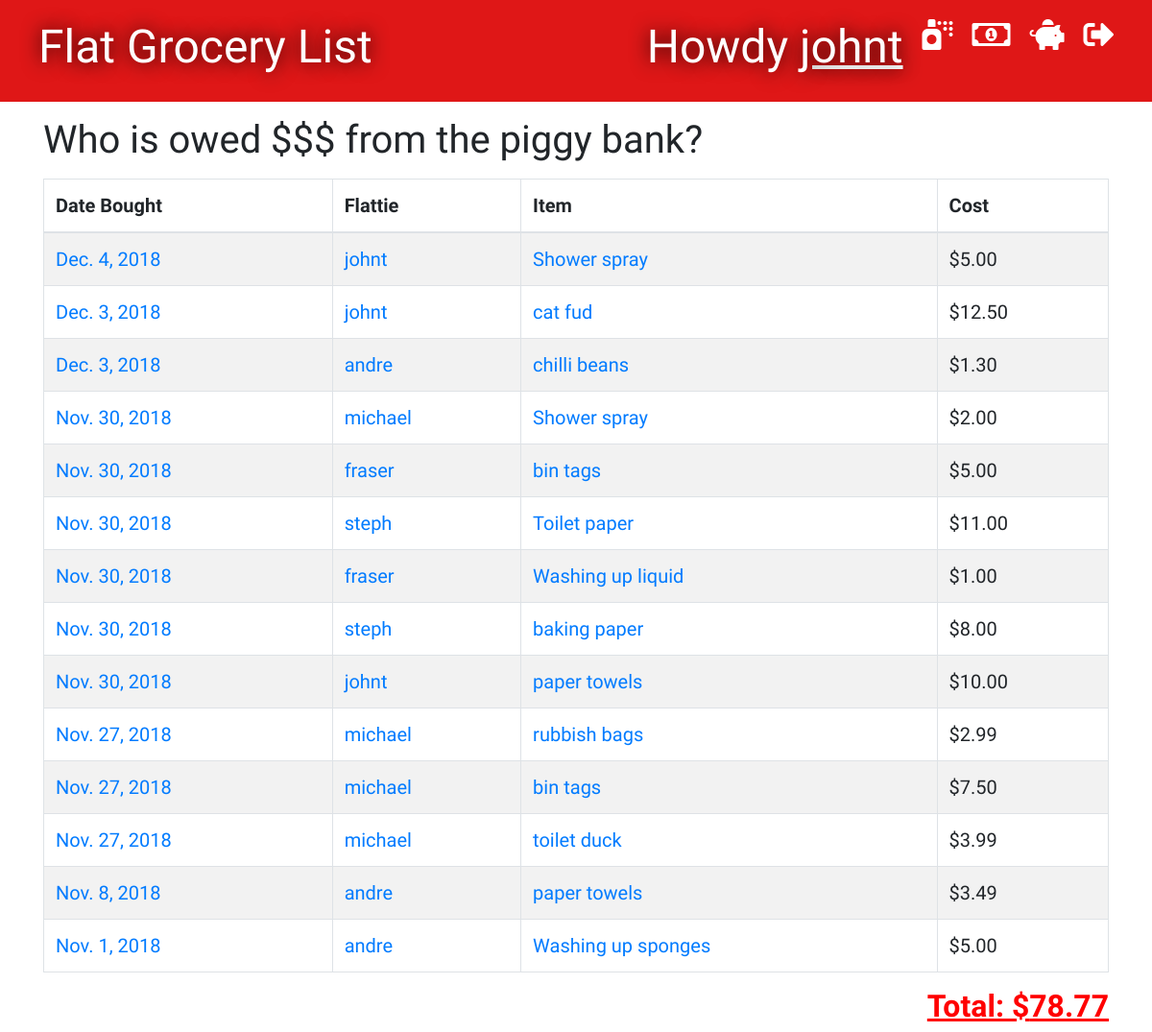
The app's page / (signed in) with its own data.
### groceries/models.py (models this page shows, shortened)
class Grocery(models.Model):
    person = models.ForeignKey('auth.User', on_delete=models.CASCADE)
    item = models.CharField(max_length=100)
    cost = models.DecimalField(max_digits=8, decimal_places=2)
    bought_date = models.DateField(default=timezone.now)
    paid_date = models.DateField(blank=True, null=True)

### groceries/views.py (the view)
# urls.py: path('', views.grocery_list, name='grocery_list'),
@ login_required
def grocery_list(request):
    groceries = Grocery.objects.filter(bought_date__lte=timezone.now()).filter(paid_date__isnull=True).order_by('-bought_date')
    total = 0
    for grocery in groceries:
        total += grocery.cost
    stuff_for_front_end = {'groceries': groceries, 'total': total}
    return render(request, 'groceries/groceries_list.html', stuff_for_front_end)

### groceries/templates/groceries/groceries_list.html (shortened to what this page needs)
{% extends 'groceries/base.html' %}
{% block content %}
    {% if user.is_authenticated %}
        <h1>Who is owed $$$ from the piggy bank?</h1>
        <table id="tablePreview" class="table table-striped table-hover table-bordered">
            <thead>
            <tr>
                <th>Date Bought</th>
                <th>Flattie</th>
                <th>Item</th>
                <th>Cost</th>
            </tr>
            </thead>
            <tbody>
                {% for grocery in groceries %}
                    <tr>
                        <td><a href="{% url 'bought_date_list' bought_date=grocery.bought_date %}">{{ grocery.bought_date }}</a></td>
                        <td><a href="{% url 'purchaser_list' person_id=grocery.person_id %}">{{ grocery.person }}</a></td>
                        <td><a href="{% url 'edit_item' pk=grocery.pk %}">{{ grocery.item }}</a></td>
                        <td>${{ grocery.cost }}</td>
                    </tr>
                {% endfor %}
            </tbody>
        </table>
        <div>
            <h2 style="float:right"><u>Total: ${{ total }}</u></h2>
        </div>
    {% endif %}
{% endblock %}

### groceries/templates/groceries/base.html (shortened to what this page needs)
{% load staticfiles %}
<!DOCTYPE html>
<html lang="en">
<head>
    <link rel="stylesheet" href="https://stackpath.bootstrapcdn.com/bootstrap/4.1.3/css/bootstrap.min.css">
    <link rel="stylesheet" href="{% static 'css/groceries.css' %}">
    <link rel="stylesheet" href="https://use.fontawesome.com/releases/v5.5.0/css/all.css"
>
</head>
<body>
<div class="page-header">
    {% if user.is_authenticated %}
        <a href="{% url 'logout' %}" class="top-menu"><i class="fas fa-sign-out-alt fa-2x"></i></a>
        <a href="{% url 'piggy_top_up_list' %}" class="top-menu"><i class="fas fa-piggy-bank fa-2x"></i></a>
        <a href="{% url 'piggy_page' %}" class="top-menu"><i class="far fa-money-bill-alt fa-2x"></i></a>
        <a href="{% url 'groceries_new' %}" class="top-menu"><i class="fas fa-spray-can fa-2x"></i></a>
        <h1 class="top-menu">Howdy <a href="{% url 'user_purchaser_list' %}"><u>{{ user.username }}</u></a></h1>
    {% endif %}
    <h1><a href="{% url 'grocery_list' %}">Flat Grocery List</a></h1>
</div>
<div class="'content container">
    <div class="'row">
        <div class="'col-md-8">
            {% block content %}
            {% endblock %}
        </div>
    </div>
</div>
</body>
</html>

### groceries/static/css/groceries.css (style rules this page uses)
.page-header { background-color: #DF1717; margin-top: 0; padding: 20px 20px 20px 40px; }
.page-header h1, .page-header h1 a { color: #ffffff; text-shadow: 0 0 20px black; font-size: 36pt; text-decoration: none; }
.table { font-family: 'Indie Flower', cursive; font-size: 15pt; }
h1, h2, h3, h4 { font-family: 'Indie Flower', cursive; }
h2 { color: red; font-weight: 700; }
.top-menu, .top-menu:hover { color: #ffffff; float: right; margin-right: 20px; }

### records on screen
Grocery: bought_date "Dec. 4, 2018", person "johnt", item "Shower spray", cost "5.00"
Grocery: bought_date "Dec. 3, 2018", person "johnt", item "cat fud", cost "12.50"
Grocery: bought_date "Dec. 3, 2018", person "andre", item "chilli beans", cost "1.30"
Grocery: bought_date "Nov. 30, 2018", person "michael", item "Shower spray", cost "2.00"
Grocery: bought_date "Nov. 30, 2018", person "fraser", item "bin tags", cost "5.00"
Grocery: bought_date "Nov. 30, 2018", person "steph", item "Toilet paper", cost "11.00"
Grocery: bought_date "Nov. 30, 2018", person "fraser", item "Washing up liquid", cost "1.00"
Grocery: bought_date "Nov. 30, 2018", person "steph", item "baking paper", cost "8.00"
Grocery: bought_date "Nov. 30, 2018", person "johnt", item "paper towels", cost "10.00"
Grocery: bought_date "Nov. 27, 2018", person "michael", item "rubbish bags", cost "2.99"
Grocery: bought_date "Nov. 27, 2018", person "michael", item "bin tags", cost "7.50"
Grocery: bought_date "Nov. 27, 2018", person "michael", item "toilet duck", cost "3.99"
Grocery: bought_date "Nov. 8, 2018", person "andre", item "paper towels", cost "3.49"
Grocery: bought_date "Nov. 1, 2018", person "andre", item "Washing up sponges", cost "5.00"

### other values on screen
{{ user.username }} "johnt"
{{ total }} "78.77"
